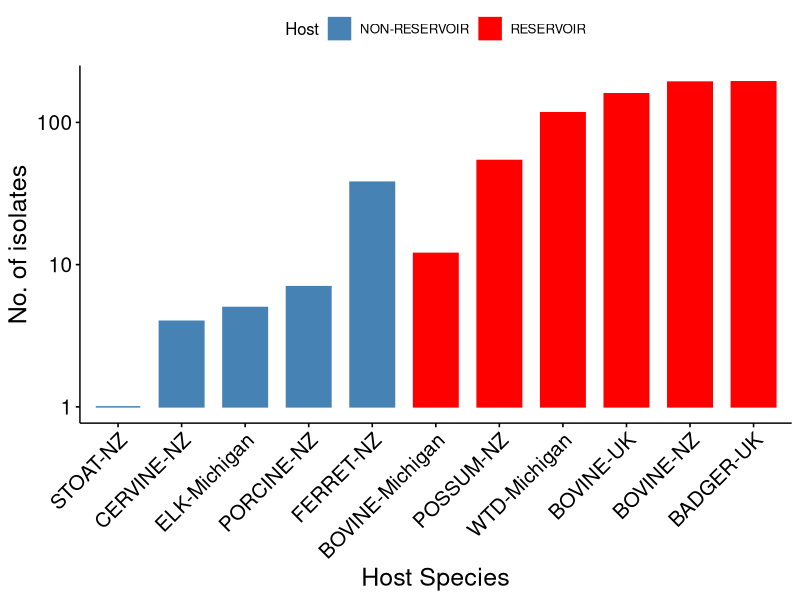

The R source for this figure:
#Noah A Legall
#Salvador Lab
#Description: An Rscript that will be used to generate necessary figures for this project.
#Last Update: May 6th

###0. libraries
install.packages("ggpubr")
library("ggpubr")
library(dplyr)

###1. Description of the data we have.
accession_meta <- read.csv("ProjectBovisReservoir_metadata.csv", header = TRUE, stringsAsFactors = FALSE)
accession_bar <- accession_meta %>% group_by(Species, Host) %>%summarise(no_in_data = length(Species))
accession_bar <- accession_bar[order(accession_bar$Host,accession_bar$no_in_data),]
#A bar plot separated by species, colored by reservoir status.
ggbarplot(accession_bar,"Species","no_in_data", fill = "Host", color = "Host",palette = c("steelblue","red"), xlab = "Host Species", ylab = "No. of isolates", lab.size = 10) + theme(axis.text.x = element_text(angle = 45, hjust = 1),axis.text=element_text(size = 15), axis.title = element_text(size = 18)) + scale_y_log10()